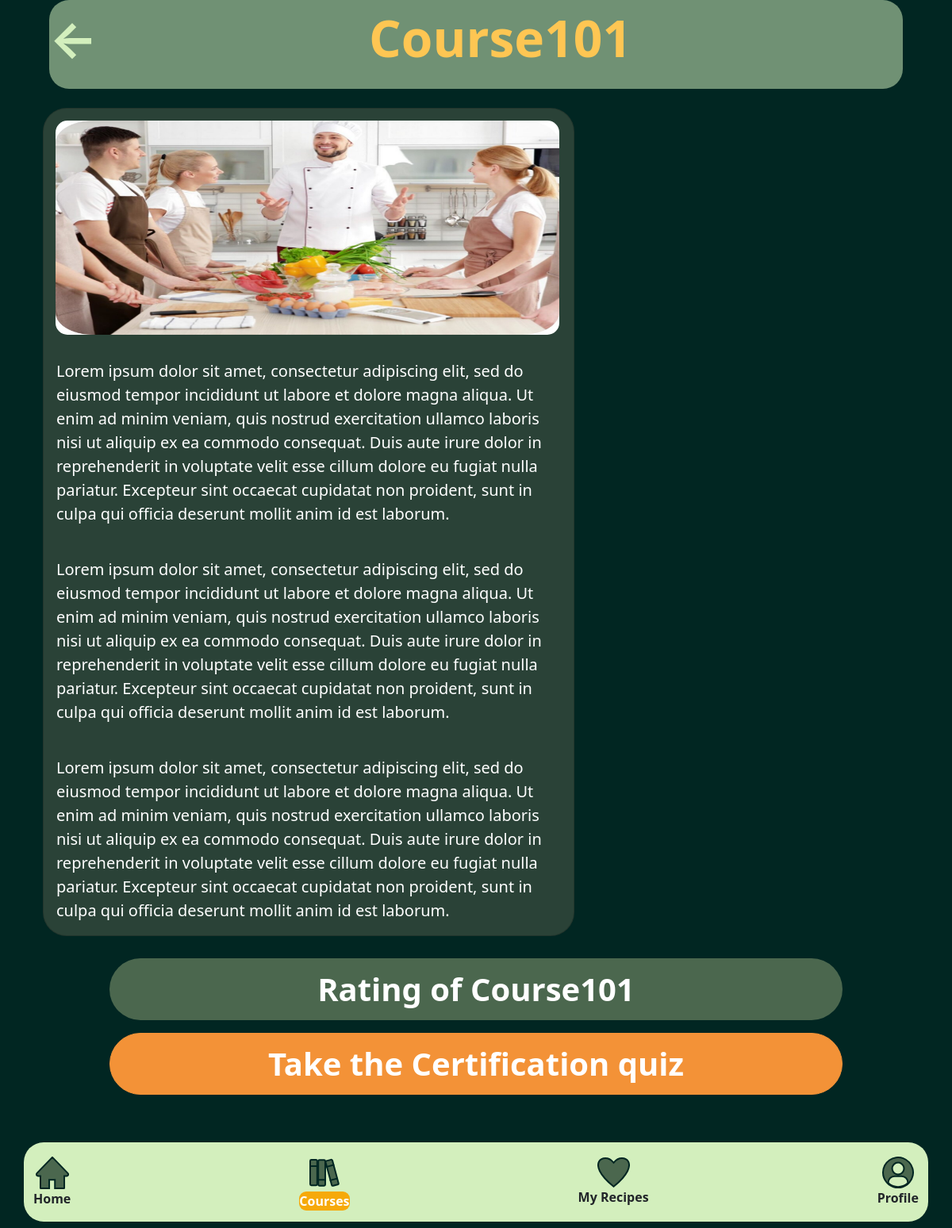
Screenshot of /mealFix/courses/4 with the database file from the repository.
### mealFix/models.py (models this page shows)
class Course(models.Model):
    title = models.CharField(max_length=100)
    content = models.TextField(blank=True, null=True)
    image = models.ImageField(upload_to="cover_image", null=True, blank=True)
    author = models.ForeignKey(User, on_delete=models.CASCADE, null=True, blank=True)
    rating = models.IntegerField(null=True, blank=True)

### mealFix/views.py (the view)
# urls.py: path("courses/<str:id_course>", views.course, name="course_one"),
def course(request, id_course):
    oneCourse = Course.objects.get(id=id_course)
    context = {'oneCourse': oneCourse}
    return render(request, "course_one.html", context)

### templates/course_one.html (shortened to what this page needs)
<!DOCTYPE html>
<html lang="en">
<head>
 {% load static %}
    <link rel="stylesheet" type="text/css" href="{% static '/css/bootstrap.css' %}" >
<link href="https://maxcdn.bootstrapcdn.com/font-awesome/4.6.3/css/font-awesome.min.css" rel="stylesheet"/>
<body>
<div class="container col-11">
<div id="sp" style="display: flex; justify-content: space-between; border-radius: 25px; background-color: #709174;">
    <br>
    <p style="flex-basis: 5.5%; font-weight: bolder;"><a href="/mealFix/course" style="text-align: left;font-size: 400%;color: #D3EFBD; text-decoration: none">←</a></p>
    <p style="color: #FCEFCE; text-align: center; font-size: 400%;flex-basis: 100%; color: #FEC653" class="fw-bolder">{{ oneCourse.title }}</p>
</div>
</div>
<br>
<div class="container col-lg-12">
<div class="container col-12" style="text-align: center">
<div class="card" style="background-color: #2A4237;border-radius: 30px; align-content: center; width: 670px">
    <img style="border-radius: 30px; width: 665px; height: 300px; align-content: center; text-align: center" src="{{ MEDIA_URL }}{{ oneCourse.image.url }}" class="card-img-top" alt="...">
  <div class="card-body" style="color: white">
      <p class="card-text" style="font-size: 20px; text-align: left">{{ oneCourse.content }}</p><br>
      <p class="card-text" style="font-size: 20px; text-align: left">{{ oneCourse.content }}</p><br>
      <p class="card-text" style="font-size: 20px; text-align: left">{{ oneCourse.content }}</p>
  </div>
</div>
</div>
</div>
<br>
<div style="display: grid;overflow-x: auto;" id="ui-grn">
        <div class="container text-center pb-1">
        </div>
    </div>
<div class="d-grid gap-3 col-9 mx-auto">
    <button onclick="show()" id="btnID" class="row btn btn-lg" style="background-color: #4B674E; color: white; border-radius: 40px; font-size: 40px; font-weight: bolder">Rating of {{ oneCourse.title }}</button>
    <button class="row btn log-bt btn-lg" style="color: white; border-radius: 40px; font-size: 40px; font-weight: bolder"><a href="/mealFix/course/{{ oneCourse.id }}/quiz1" style="color: white">Take the Certification quiz</a></button>
</div>
<br>
<br>
<br>
<br>
<br>
<br>
<br>
<div class="navbar fixed-bottom navbar-expand-lg float-container text-center">
    <div class="container text-center" style="background-color: #D3EFBD; border-radius: 25px;  width: 2000px; height: 100px; align-content: center">
        <div class="nav-item">
            <img id="image" src="{% static '/img/icons/home.svg' %}" alt="logo" class="text-center">
            <a class="nav-link" href="/mealFix/home">Home</a>
        </div>
        <div class="nav-item">
            <img id="image" src="{% static '/img/icons/books.svg' %}" alt="logo">
            <a class="nav-link" href="/mealFix/course"style="background-color: #F6A90A; border-radius: 9px; color: white">Courses</a>
        </div>
        <div class="nav-item">
            <img id="image" src="{% static '/img/icons/fav.svg' %}" alt="logo">
            <a class="nav-link" href="/mealFix/myrecipes">My Recipes</a>
        </div>
        <div class="nav-item">
            <img id="image" src="{% static '/img/icons/profil.svg' %}" alt="logo"></a>
            <a class="nav-link" href="/mealFix/profile">Profile</a>
        </div>
    </div>
</div>
</body>
</html>

### templates/course_one.html (style rules this page uses)
body { background: #012622; box-shadow: 0px 4px 4px rgba(0, 0, 0, 0.25); }
a { text-decoration: none; }
.nav-link { text-align: center; font-weight: bolder; }
.card-img-top { padding: 15px; width: 100%; height: 80%; }

### rows the page displays
Course: title "Course101", image (picture), content "Lorem ipsum dolor sit amet, consectetur adipiscing elit, sed do eiusmod tempor incididunt ut labore et dolore magna aliqua. Ut enim ad minim veniam, quis nostrud exercitation ullamco laboris nisi ut aliquip ex ea commodo consequat. Duis aute irure dolor in reprehenderit in voluptate velit esse cillum dolore eu fugiat nulla pariatur. Excepteur sint occaecat cupidatat non proident, sunt in culpa qui officia deserunt mollit anim id est laborum."
